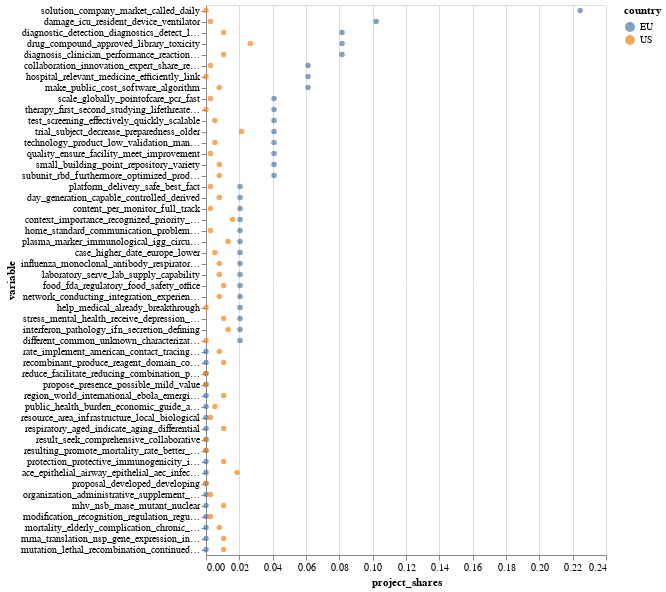

Here is the notebook cell this chart was saved with:
### Code cell
bench_topic_df_2_ = (bench_topic_df_2.reset_index(drop=False)
                    .assign(country = lambda df: df['index'].map(covid_country_lookup)))

country_shares = bench_topic_df_2_.melt(id_vars=['country','index']).groupby(['country','variable']).apply(lambda x: get_project_shares(x,
                                                                                                                                      'index'))
top_topics = country_shares['EU'].sort_values(ascending=False)[:50].index.tolist()

sbm_plot_2 = country_shares.reset_index(name='project_shares')

benchmark_topic_chart = (alt.Chart(sbm_plot_2)
                       .mark_point(filled=True)
                       .transform_filter(alt.FieldOneOfPredicate('variable',top_topics))
                       .encode(y=alt.Y('variable',sort=top_topics),
                               x='project_shares',
                               color='country')).properties(height=550)
benchmark_topic_chart

### Figure 1 — Vega-Lite specification as saved in the notebook (floating-point values rounded to 4 significant figures; data arrays with more than 128 entries replaced by an {"elided": "..."} marker saying what was removed)
{"config": {"view": {"continuousWidth": 400, "continuousHeight": 300}}, "data": {"name": "data-ab9f3fe2b1d3186d36bf35cc65436a04"}, "mark": {"type": "point", "filled": true}, "encoding": {"color": {"type": "nominal", "field": "country"}, "x": {"type": "quantitative", "field": "project_shares"}, "y": {"type": "nominal", "field": "variable", "sort": ["solution_company_market_called_daily", "damage_icu_resident_device_ventilator", "diagnostic_detection_diagnostics_detect_lowcost", "drug_compound_approved_library_toxicity", "diagnosis_clinician_performance_reaction_accurate", "collaboration_innovation_expert_share_researcher", "hospital_relevant_medicine_efficiently_link", "make_public_cost_software_algorithm", "scale_globally_pointofcare_pcr_fast", "therapy_first_second_studying_lifethreatening", "test_screening_effectively_quickly_scalable", "trial_subject_decrease_preparedness_older", "technology_product_low_validation_manufacturing", "quality_ensure_facility_meet_improvement", "small_building_point_repository_variety", "subunit_rbd_furthermore_optimized_produced", "platform_delivery_safe_best_fact", "day_generation_capable_controlled_derived", "content_per_monitor_full_track", "context_importance_recognized_priority_body", "home_standard_communication_problem_online", "plasma_marker_immunological_igg_circulating", "case_higher_date_europe_lower", "influenza_monoclonal_antibody_respiratory_tract_china_ferret", "laboratory_serve_lab_supply_capability", "food_fda_regulatory_food_safety_office", "network_conducting_integration_experienced_ensuring", "help_medical_already_breakthrough", "stress_mental_health_receive_depression_almost", "interferon_pathology_ifn_secretion_defining", "different_common_unknown_characterization_investigation", "rate_implement_american_contact_tracing_rural", "recombinant_produce_reagent_domain_combat", "reduce_facilitate_reducing_combination_pilot", "propose_presence_possible_mild_value", "region_world_international_ebola_emerging_infectious", "public_health_burden_economic_guide_analyze", "resource_area_infrastructure_local_biological", "respiratory_aged_indicate_aging_differential", "result_seek_comprehensive_collaborative", "resulting_promote_mortality_rate_better_understand_property", "protection_protective_immunogenicity_immunization_expressing", "ace_epithelial_airway_epithelial_aec_infectivity", "proposal_developed_developing", "organization_administrative_supplement_reach_working_assist", "mhv_nsb_rnase_mutant_nuclear", "modification_recognition_regulation_regulated_know", "mortality_elderly_complication_chronic_nursing_home", "mrna_translation_nsp_gene_expression_involved", "mutation_lethal_recombination_continued_fitness"]}}, "height": 550, "transform": [{"filter": {"field": "variable", "oneOf": ["solution_company_market_called_daily", "damage_icu_resident_device_ventilator", "diagnostic_detection_diagnostics_detect_lowcost", "drug_compound_approved_library_toxicity", "diagnosis_clinician_performance_reaction_accurate", "collaboration_innovation_expert_share_researcher", "hospital_relevant_medicine_efficiently_link", "make_public_cost_software_algorithm", "scale_globally_pointofcare_pcr_fast", "therapy_first_second_studying_lifethreatening", "test_screening_effectively_quickly_scalable", "trial_subject_decrease_preparedness_older", "technology_product_low_validation_manufacturing", "quality_ensure_facility_meet_improvement", "small_building_point_repository_variety", "subunit_rbd_furthermore_optimized_produced", "platform_delivery_safe_best_fact", "day_generation_capable_controlled_derived", "content_per_monitor_full_track", "context_importance_recognized_priority_body", "home_standard_communication_problem_online", "plasma_marker_immunological_igg_circulating", "case_higher_date_europe_lower", "influenza_monoclonal_antibody_respiratory_tract_china_ferret", "laboratory_serve_lab_supply_capability", "food_fda_regulatory_food_safety_office", "network_conducting_integration_experienced_ensuring", "help_medical_already_breakthrough", "stress_mental_health_receive_depression_almost", "interferon_pathology_ifn_secretion_defining", "different_common_unknown_characterization_investigation", "rate_implement_american_contact_tracing_rural", "recombinant_produce_reagent_domain_combat", "reduce_facilitate_reducing_combination_pilot", "propose_presence_possible_mild_value", "region_world_international_ebola_emerging_infectious", "public_health_burden_economic_guide_analyze", "resource_area_infrastructure_local_biological", "respiratory_aged_indicate_aging_differential", "result_seek_comprehensive_collaborative", "resulting_promote_mortality_rate_better_understand_property", "protection_protective_immunogenicity_immunization_expressing", "ace_epithelial_airway_epithelial_aec_infectivity", "proposal_developed_developing", "organization_administrative_supplement_reach_working_assist", "mhv_nsb_rnase_mutant_nuclear", "modification_recognition_regulation_regulated_know", "mortality_elderly_complication_chronic_nursing_home", "mrna_translation_nsp_gene_expression_involved", "mutation_lethal_recombination_continued_fitness"]}}], "$schema": "https://vega.github.io/schema/vega-lite/v4.8.1.json", "datasets": {"data-ab9f3fe2b1d3186d36bf35cc65436a04": {"elided": "420 records"}}}
